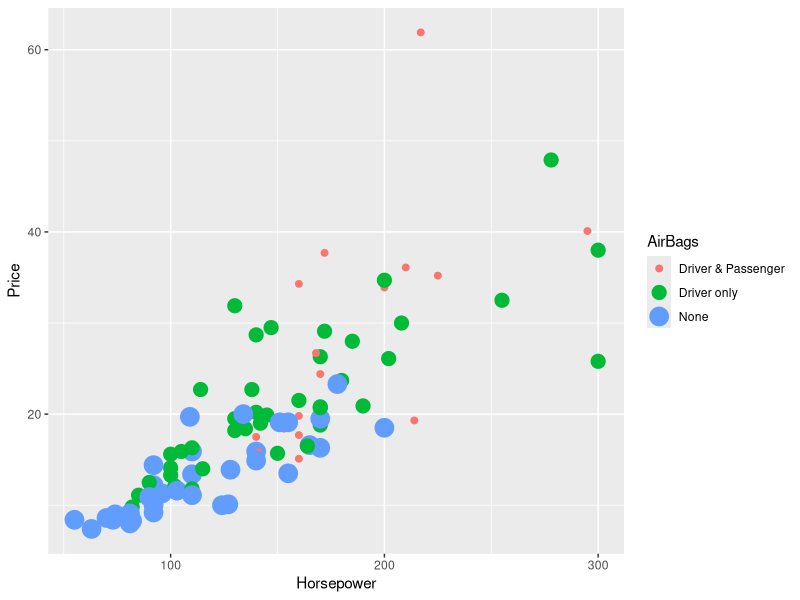
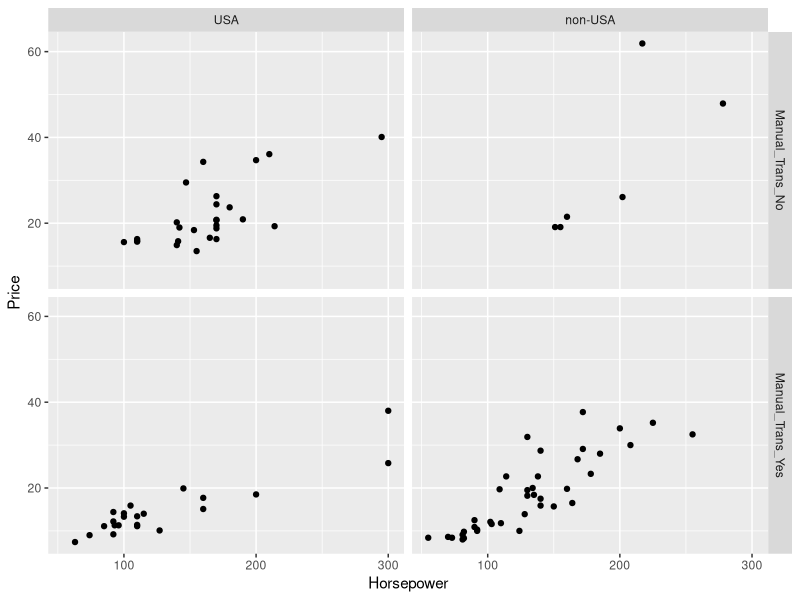
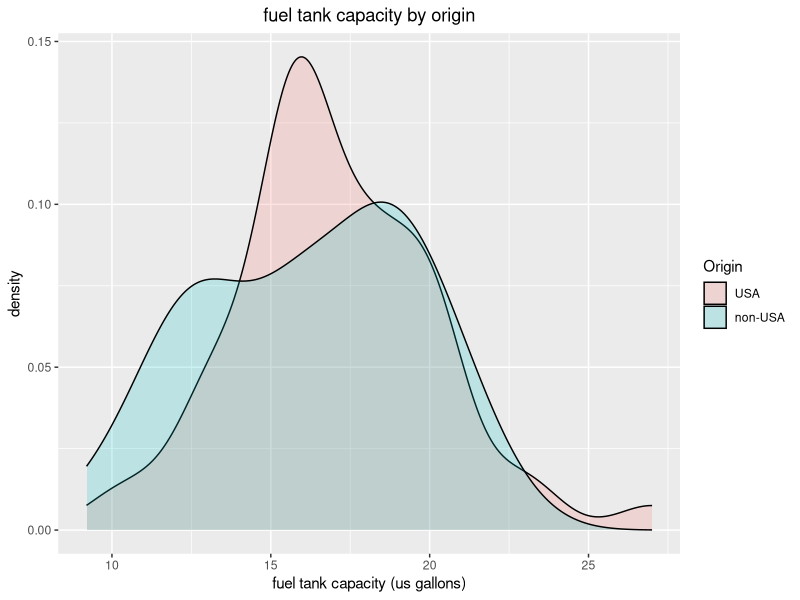
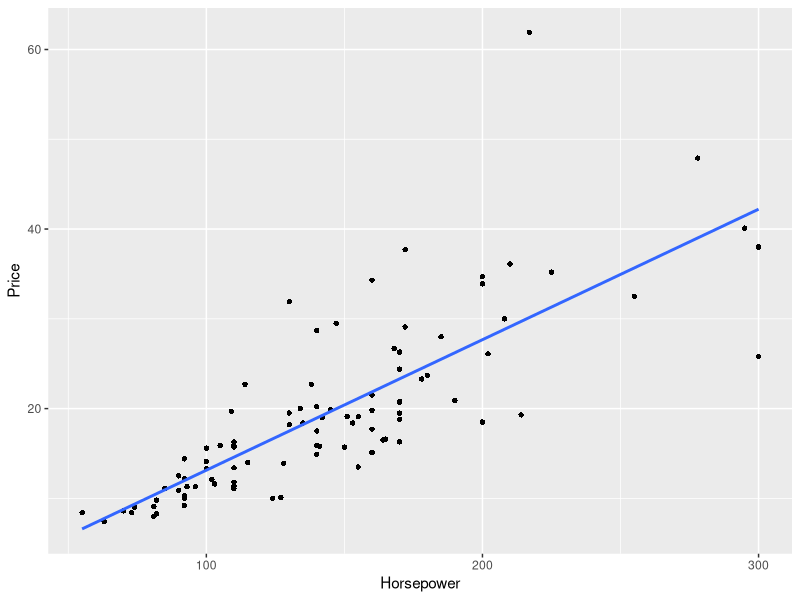
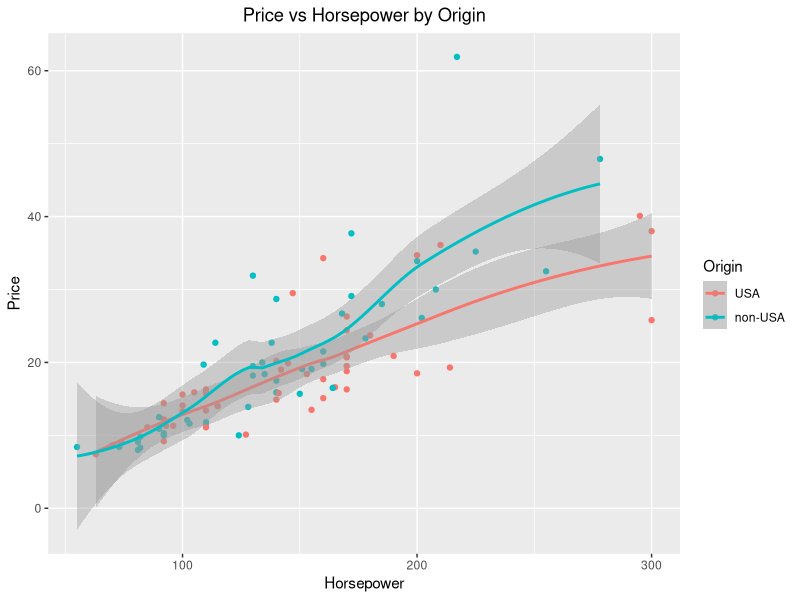
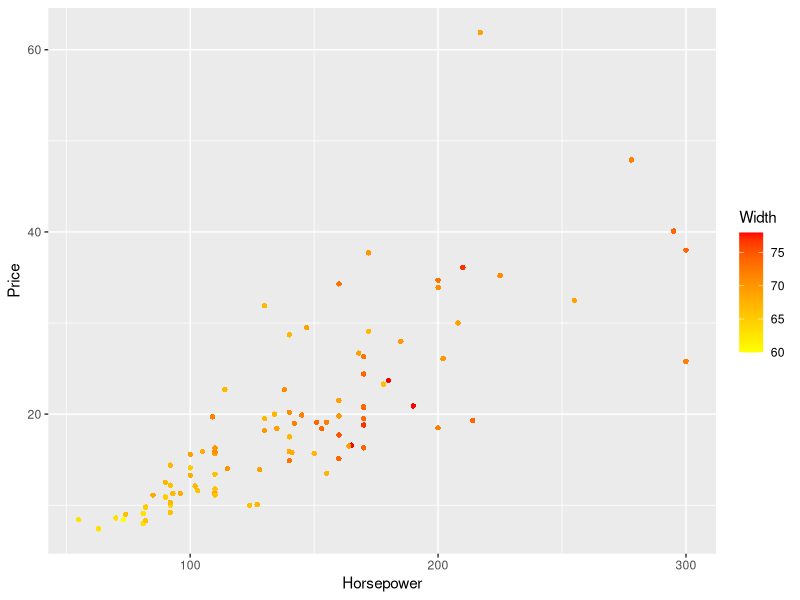
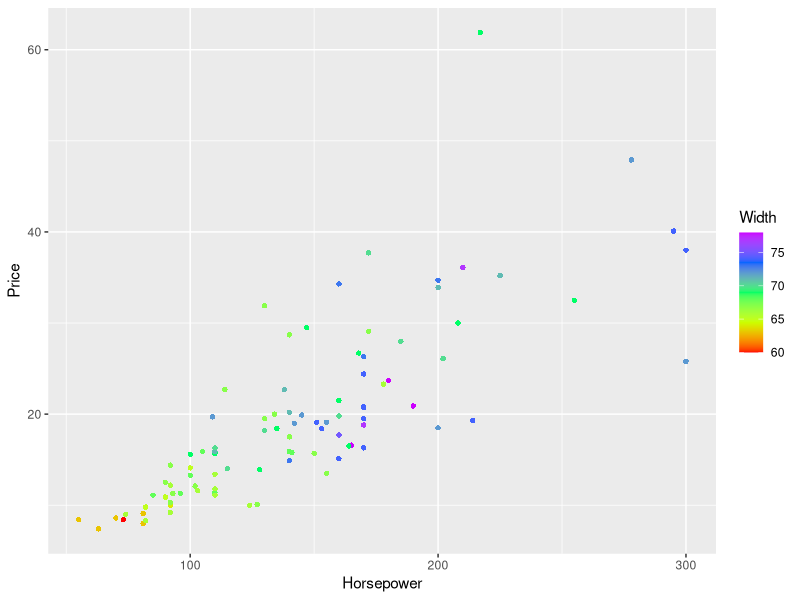
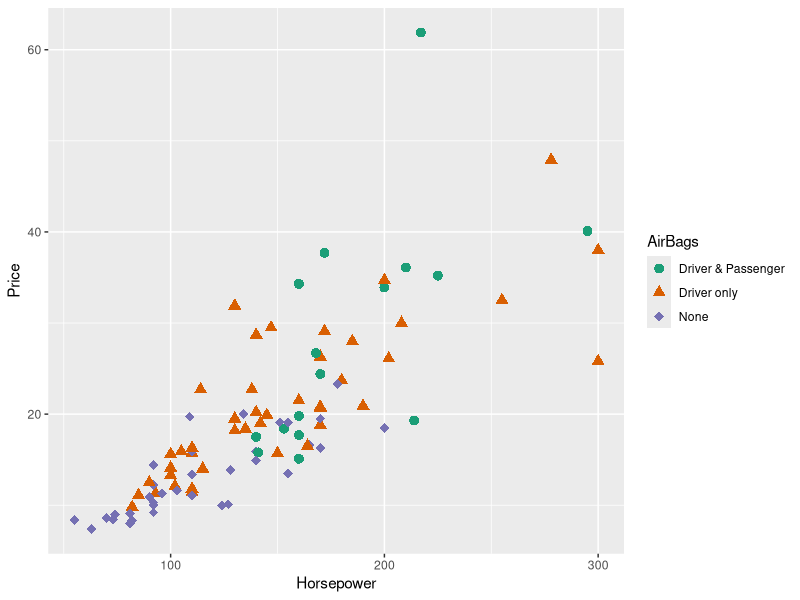

Generate these figures, in order, with R:
##ggplot 그래프 그리기 
install.packages("ggplot2")
library(MASS)
library(ggplot2)
#qplot 산점도
head(Cars93)
qplot(Horsepower, Price, data=Cars93, color=AirBags, size=AirBags)

#subgroup 산점도
# Man.trans.avail=='No' 인경우 no ,yes로 표시하고 그걸 manual에 넣어라
Cars93$manual <- with(Cars93, ifelse(Man.trans.avail=='No', 'Manual_Trans_No', 'Manual_Trans_Yes'))

#'Horsepower'와 'Price' 변수를 사용하여 산점도를 그리고, 'Origin'에 따라 다른 패널에 그래프를 표시
#또한 Origin에 따라 서로 다른 패널에 그래프를 나누어 표시
#Horsepower, Price: x축과 y축에 사용될 변수
#manual~Origin: 이것은 패널을 그리는 방법을 지정 ~ 기호는 '패널을 구분할 열'을 나타냄
# manual: 이 부분은 그래프의 열 Origin: 이 부분은 그래프의 행
#facets(열1~열2) 그래프를 여러 개의 패널로 나누어서 표시할 때 사용
#열1은 열의 값에 따라 그래프를 수직으로 나누는 열
#열2는 열의 값에 따라 그래프를 수평으로 나누는 열
with(Cars93, qplot(Horsepower, Price, data=Cars93, facets=manual~ Origin))

#qplot을 이용한 확률밀도 함수 
#geom="density" : 막대형태를 부드럽게 연결해라 
#fill=Origin: 원산지(Origin)에 따라 색상을 구분
#alpha=I(.2): 투명도
#theme(plot.title = element_text(hjust=0.5)): 그래프의 제목을 가운데 정렬
qplot(Fuel.tank.capacity, data=Cars93, geom="density", fill=Origin, alpha=I(.2),
      main="fuel tank capacity by origin", 
      xlab="fuel tank capacity (us gallons)", ylab="density")+
      theme(plot.title = element_text(hjust=0.5))

#회귀선 추가 산점도 -1
#회귀계수를 계산할 필요없이 회귀선 추가
# +를 연결해주면 부과적인 표현 방법 적용
# geom_smooth : 회귀선을 추가 geom_point: 산점도
#se=FALSE 신뢰대 표현 안하고 싶으면 이옵션 넣기 
ggplot(Cars93, aes(x=Horsepower, y=Price))+geom_point(shape=16)+geom_smooth(method=lm, se=FALSE)

#geom = c("point", "smooth"): 점과 선형 회귀선(부드러운 추세선)
# 앞선 직선으로 표현 한것으로 스무드하게 곡선을 만듬 
#hjust=그래프의 제목을 0.50은 왼쪽 정렬, 1은 오른쪽 정렬, 0.5는 가운데 정렬

qplot(Horsepower, Price, data=Cars93, geom=c("point", "smooth"), color=Origin, main="Price vs Horsepower by Origin",
      xlab="Horsepower", ylab="Price") + theme(plot.title = element_text(hjust=0.5))

#qplot을 한번에 작성 qqplot은 +으로 옵션표현 추가

#연속형 변수가 추가된 산점도 
#연속형 변수 width를 색깔로 표현
#scale_color_gradient(low = "yellow", high = "red"): 점의 색상을 그래디언트로 지정
ggplot(Cars93, aes(x=Horsepower, y=Price, color=Width))+
  geom_point(shape=16)+scale_color_gradient(low="yellow", high="red")

#사용자 색지정 연속형 변수 산점도 
# 무지개 색으로 표현
ggplot(Cars93, aes(x=Horsepower, y=Price, color=Width))+geom_point(shape=16)+
  scale_color_gradientn(colours = rainbow(5))


#명목형 변수가 추가 되는 경의 산점도
#색지정을 위해 RColorBrewer라는 패키지의 Dark2라는 palette 사용
library(RColorBrewer)

#aes(x = Horsepower, y = Price, shape = AirBags, color = AirBags): x축에 'Horsepower', y축에 'Price'를 매핑하고, 
#점의 모양과 색상을 'AirBags' 열의 값에 따라 지정
#cale_shape_manual(values = c(16, 17, 18)): 점의 모양을 수동으로 지정합니다. 
#여기서는 16, 17, 18번 모양을 각각 'AirBags' 열의 값에 따라 사용
#색상 팔레트를 설정 : Dark2' 팔레트
ggplot(Cars93, aes(x=Horsepower, y=Price, shape=AirBags, color=AirBags)) +
  geom_point(size=3)+scale_shape_manual(values=c(16,17,18)) +
  scale_color_brewer(palette="Dark2")

#명목형 변수가 추가되는 경우의 산점도 -2
#회귀선을 그리기 위해 옵션 geom_Smooth(method=lm, se=FALSE)
#산점도에 회귀선 추가
ggplot(Cars93, aes(x=Horsepower, y=Price, shape=AirBags, color=AirBags)) +
  geom_point(size=3)+scale_shape_manual(values=c(16,17,18)) +
  scale_color_brewer(palette="Dark2") + geom_smooth(method=lm, se=FALSE)

#회귀선을 연장하기 위해 옵션 fullrange=TRUE
#fullrange = TRUE는 그래프 전체 범위에 걸쳐 회귀선을 그리도록 지정
ggplot(Cars93, aes(x=Horsepower, y=Price, shape=AirBags, color=AirBags)) +
  geom_point(size=3)+scale_shape_manual(values=c(16,17,18)) +
  scale_color_brewer(palette="Dark2") + geom_smooth(method=lm, se=FALSE, fullrange=TRUE)



